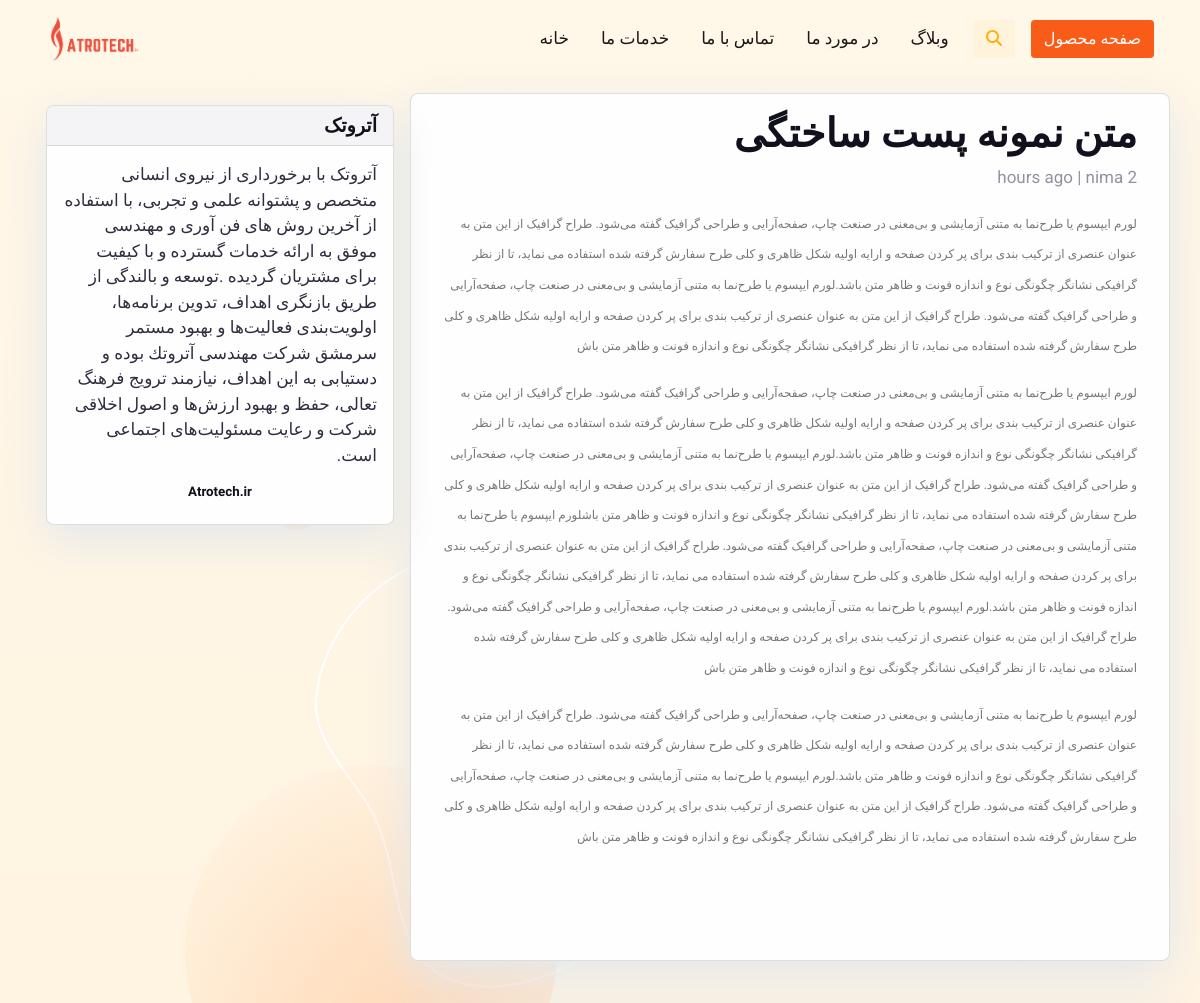
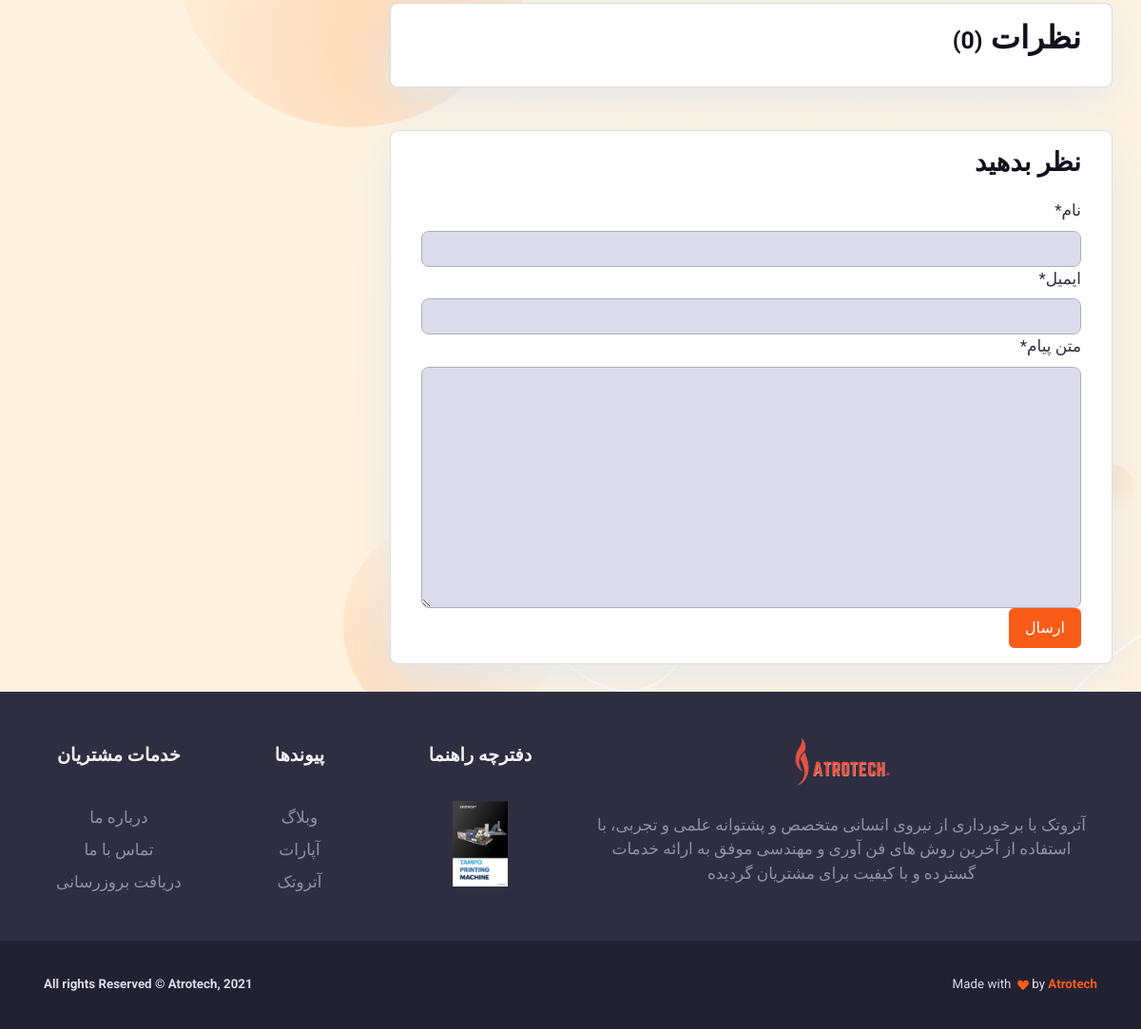
The app's page /mtn-nmonh-st-skht/ with its own data (2 pictures, top to bottom).
### blog/models.py (models this page shows, shortened)
class Post(models.Model):
    title = models.CharField(max_length=200, unique=True)
    slug = models.SlugField(max_length=200, unique=True)
    author = models.ForeignKey(
        User, on_delete=models.CASCADE, related_name="blog_posts"
    )
    updated_on = models.DateTimeField(auto_now=True)
    content = models.TextField()
    created_on = models.DateTimeField(auto_now_add=True)
    status = models.IntegerField(choices=STATUS, default=0)
    class Meta:
        ordering = ["-created_on"]
    class Meta:
      verbose_name = "پست"
      verbose_name_plural = "پست ها"

### blog/views.py (the view)
# urls.py: path("<slug:slug>/", views.post_detail, name="post_detail"),
def post_detail(request, slug):
    template_name = "post_detail.html"
    post = get_object_or_404(Post, slug=slug)
    comments = post.comments.filter(active=True).order_by("-created_on")
    new_comment = None
    if request.method == "POST":
        comment_form = CommentForm(data=request.POST)
        if comment_form.is_valid():
            new_comment = comment_form.save(commit=False)
            new_comment.post = post
            new_comment.save()
    else:
        comment_form = CommentForm()
    return render(
        request,
        template_name,
        {
            "post": post,
            "comments": comments,
            "new_comment": new_comment,
            "comment_form": comment_form,
        },
    )

### blog/forms.py
class CommentForm(forms.ModelForm):
    class Meta:
        model = Comment
        fields = ('name', 'email', 'body')

### templates/post_detail.html (shortened to what this page needs)
{% extends 'base.html' %} {% block content %}
{% load crispy_forms_tags %}
{% load humanize %}
<div class="container" dir="rtl">
  <div class="row">
    <div class="col-md-8 card mb-4  mt-3 left  top">
      <div class="card-body">
        <h1>{% block title %} {{ post.title }} {% endblock title %}</h1>
        <p class=" text-muted"> {{ post.created_on|naturaltime }} | {{ post.author }} </p>
        <p class="card-text ">{{ post.content | safe }}</p>
      </div>
    </div>
    {% block sidebar %} {% include 'sidebar.html' %} {% endblock sidebar %}
    <div class="col-md-8 card mb-4  mt-3 ">
      <div class="card-body">
        {% with comments.count as total_comments %}
        <h2> نظرات <small>({{ total_comments }})</small> </h2>
          {% endwith %}
      </div>
    </div>
    <div class="col-md-8 card mb-4  mt-3 ">
      <div class="card-body">
        {% if new_comment %}
        <div class="alert alert-success" role="alert">
          نظر شما در انتظار تایید است
        </div>
        {% else %}
        <h3> نظر بدهید </h3>
        <form method="post" style="margin-top: 1.3em;">
          {{ comment_form | crispy }}
          <button type="submit" class="btn btn-primary  btn-lg">ارسال</button>
        </form>
        {% endif %}
      </div>
    </div>
  </div>
</div>
{% endblock content %}

### static/css/base.css (style rules this page uses)
body { font-family: "Roboto", sans-serif; font-size: 17px; background-color: #fdfdfd; }
.card { box-shadow: 0 16px 48px #E3E7EB; }

### records on screen
Post: title "متن نمونه پست ساختگی", created_on "2 hours ago", author "nima", content "لورم ایپسوم یا طرح‌نما به متنی آزمایشی و بی‌معنی در صنعت چاپ، صفحه‌آرایی و طراحی گرافیک گفته می‌شود. طراح گرافیک از این متن به عنوان عنصری از ترکیب بندی برای پر کردن صفحه و ارایه اولیه شکل ظاهری و کلی طرح سفارش گرفته شده استفاده می نماید، تا از نظر گرافیکی نشانگر چگونگی نوع و اندازه فونت و ظاهر متن باشد.لورم ایپسوم یا طرح‌نما به متنی آزمایشی و بی‌معنی در صنعت چاپ، صفحه‌آرایی و طراحی گرافیک گفته می‌شود. طراح گرافیک از این متن به عنوان عنصری از ترکیب بندی برای پر کردن صفحه و ارایه اولیه شکل ظاهری و کلی طرح سفارش گرفته شده استفاده می نماید، تا از نظر گرافیکی نشانگر چگونگی نوع و اندازه فونت و ظاهر متن باش لورم ایپسوم یا طرح‌نما به متنی آزمایشی و بی‌معنی در صنعت چاپ، صفحه‌آرایی و طراحی گرافیک…"

### other values on screen
{{ total_comments }} "0"
